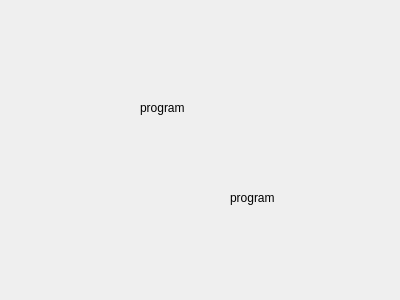
<?xml version="1.0" encoding="UTF-8"?>
<ui version="4.0">
 <class>ProgrammingPage</class>
 <widget class="QWidget" name="ProgrammingPage">
  <property name="geometry">
   <rect>
    <x>0</x>
    <y>0</y>
    <width>400</width>
    <height>300</height>
   </rect>
  </property>
  <property name="windowTitle">
   <string>Form</string>
  </property>
  <widget class="QLabel" name="label">
   <property name="geometry">
    <rect>
     <x>140</x>
     <y>100</y>
     <width>58</width>
     <height>16</height>
    </rect>
   </property>
   <property name="text">
    <string>program</string>
   </property>
  </widget>
  <widget class="QLabel" name="label_2">
   <property name="geometry">
    <rect>
     <x>230</x>
     <y>190</y>
     <width>58</width>
     <height>16</height>
    </rect>
   </property>
   <property name="text">
    <string>program</string>
   </property>
  </widget>
 </widget>
 <resources/>
 <connections/>
</ui>
